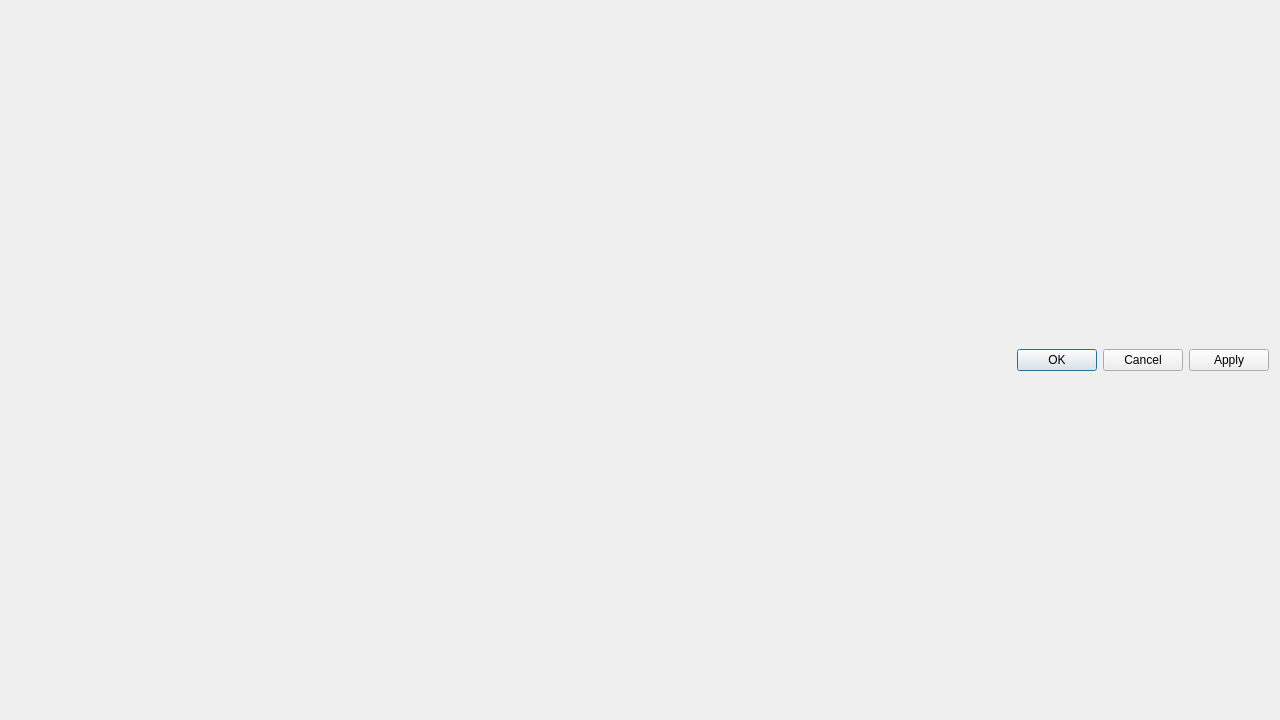
<?xml version="1.0" encoding="UTF-8"?>
<ui version="4.0">
 <class>EnemyDNAEditor</class>
 <widget class="QDialog" name="EnemyDNAEditor">
  <property name="geometry">
   <rect>
    <x>0</x>
    <y>0</y>
    <width>1280</width>
    <height>720</height>
   </rect>
  </property>
  <property name="sizePolicy">
   <sizepolicy hsizetype="Preferred" vsizetype="Preferred">
    <horstretch>0</horstretch>
    <verstretch>0</verstretch>
   </sizepolicy>
  </property>
  <property name="windowTitle">
   <string>怪物属性编辑器</string>
  </property>
  <layout class="QVBoxLayout" name="verticalLayout">
   <item>
    <layout class="QHBoxLayout" name="horizontalLayout"/>
   </item>
   <item>
    <widget class="QDialogButtonBox" name="buttonBox">
     <property name="orientation">
      <enum>Qt::Horizontal</enum>
     </property>
     <property name="standardButtons">
      <set>QDialogButtonBox::Apply|QDialogButtonBox::Cancel|QDialogButtonBox::Ok</set>
     </property>
    </widget>
   </item>
  </layout>
 </widget>
 <resources/>
 <connections>
  <connection>
   <sender>buttonBox</sender>
   <signal>rejected()</signal>
   <receiver>EnemyDNAEditor</receiver>
   <slot>reject()</slot>
   <hints>
    <hint type="sourcelabel">
     <x>316</x>
     <y>260</y>
    </hint>
    <hint type="destinationlabel">
     <x>286</x>
     <y>274</y>
    </hint>
   </hints>
  </connection>
  <connection>
   <sender>buttonBox</sender>
   <signal>accepted()</signal>
   <receiver>EnemyDNAEditor</receiver>
   <slot>accept()</slot>
   <hints>
    <hint type="sourcelabel">
     <x>248</x>
     <y>254</y>
    </hint>
    <hint type="destinationlabel">
     <x>157</x>
     <y>274</y>
    </hint>
   </hints>
  </connection>
 </connections>
</ui>
